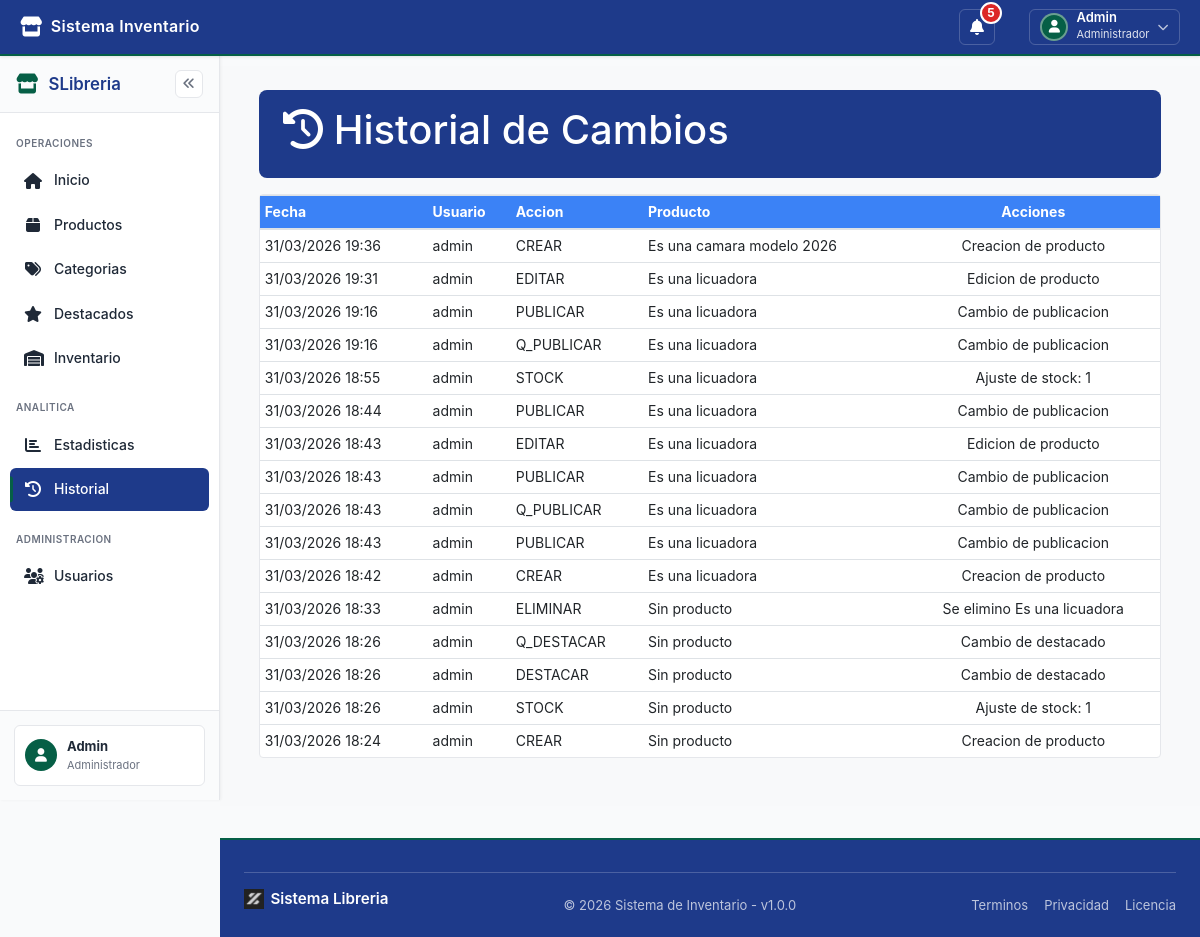
/historial/ (signed in), run on the app's committed database.
### apps/historial/models.py (models this page shows, shortened)
class CambioProducto(models.Model):
	ACCION_CHOICES = [
		('CREAR', 'Crear'),
		('EDITAR', 'Editar'),
		('ELIMINAR', 'Eliminar'),
		('STOCK', 'Ajuste de stock'),
		('DESTACAR', 'Destacar producto'),
		('Q_DESTACAR', 'Quitar destacado'),
		('PUBLICAR', 'Publicar producto'),
		('Q_PUBLICAR', 'Quitar publicacion'),
	]
	producto = models.ForeignKey('productos.Producto', on_delete=models.SET_NULL, null=True, blank=True)
	usuario = models.ForeignKey('auth.User', on_delete=models.SET_NULL, null=True, blank=True)
	accion = models.CharField(max_length=20, choices=ACCION_CHOICES)
	descripcion = models.TextField(blank=True)
	fecha = models.DateTimeField(auto_now_add=True)
	class Meta:
		ordering = ['-fecha']

### apps/productos/models.py (models this page shows, shortened)
class Producto(models.Model):
	codigo = models.CharField(max_length=30, unique=True)
	nombre = models.CharField(max_length=140, default='')
	detalle = models.CharField(max_length=220)
	imagen = models.ImageField(upload_to='productos/', blank=True, null=True)
	imagen_url = models.URLField(blank=True)
	categoria = models.ForeignKey('categorias.Categoria', on_delete=models.PROTECT, related_name='productos')
	stock_unidad = models.PositiveIntegerField(default=0)
	unidades_por_caja = models.PositiveIntegerField(default=1)
	precio_usd = models.DecimalField(max_digits=10, decimal_places=2, default=0)
	precio_caja_bs = models.DecimalField(max_digits=10, decimal_places=2, default=0)
	activo = models.BooleanField(default=True)
	publicado = models.BooleanField(default=False)
	destacado = models.BooleanField(default=False)
	fecha_creacion = models.DateTimeField(auto_now_add=True)
	fecha_actualizacion = models.DateTimeField(auto_now=True)
	class Meta:
		ordering = ['-fecha_creacion']

### apps/historial/views.py (the view)
# urls.py: path('', historial_cambios, name='historial_cambios'),
@login_required
def historial_cambios(request):
    cambios = CambioProducto.objects.select_related('producto', 'usuario').all()
    return render(request, 'historial/historial.html', {'cambios': cambios})

### templates/historial/historial.html (shortened to what this page needs)
{% extends 'base/base.html' %}
{% load static %}
{% block estilos_extra %}
<link rel="stylesheet" href="{% static 'css/historial/historial.css' %}">
<link rel="stylesheet" href="{% static 'css/historial/modals/crear.css' %}">
<link rel="stylesheet" href="{% static 'css/historial/modals/ver.css' %}">
<link rel="stylesheet" href="{% static 'css/historial/modals/editar.css' %}">
<link rel="stylesheet" href="{% static 'css/historial/modals/eliminar.css' %}">
{% endblock %}
{% block contenido %}
<div class="container-fluid gestion-wrap">
    <div class="page-header">
        <h1><i class="fas fa-history"></i> Historial de Cambios</h1>
    </div>
    <div class="card">
        <div class="table-responsive">
            <table class="table table-sm mb-0">
                <thead>
                    <tr><th>Fecha</th><th>Usuario</th><th>Accion</th><th>Producto</th><th class="text-center">Acciones</th></tr>
                </thead>
                <tbody>
                    {% for item in cambios %}
                    <tr>
                        <td>{{ item.fecha|date:'d/m/Y H:i' }}</td>
                        <td>{{ item.usuario.username|default:'Sistema' }}</td>
                        <td>{{ item.accion }}</td>
                        <td>{{ item.producto.detalle|default:'Sin producto' }}</td>
                        <td class="text-center">{{ item.descripcion|default:'-' }}</td>
                    </tr>
                    {% empty %}
                    <tr><td colspan="5" class="text-center py-3 text-muted">No hay cambios registrados.</td></tr>
                    {% endfor %}
                </tbody>
            </table>
        </div>
    </div>
</div>
{% endblock %}

### templates/base/base.html (shortened to what this page needs)
{% load static %}
<!DOCTYPE html>
<html lang="es">
<head>
    <link rel="stylesheet" href="https://maxcdn.bootstrapcdn.com/bootstrap/4.5.2/css/bootstrap.min.css">
    <link rel="stylesheet" href="https://cdnjs.cloudflare.com/ajax/libs/font-awesome/6.4.0/css/all.min.css">
    <link rel="stylesheet" href="{% static 'css/estilos.css' %}">
    <link rel="stylesheet" href="{% static 'css/base/base.css' %}">
    <link rel="stylesheet" href="{% static 'css/componentes/navbar.css' %}">
    <link rel="stylesheet" href="{% static 'css/componentes/sidebar.css' %}">
    <link rel="stylesheet" href="{% static 'css/componentes/footer.css' %}">
    {% block estilos_extra %}{% endblock %}
</head>
<body>
    {% if user.is_authenticated %}
        {% include 'componentes/navbar.html' %}
        {% include 'componentes/sidebar.html' %}
    {% endif %}
    <div class="{% if user.is_authenticated %}main-container{% endif %}">
        <div class="content{% if not user.is_authenticated %} p-0{% endif %}">
            {% block contenido %}{% endblock %}
        </div>
    </div>
    {% if user.is_authenticated %}
        {% include 'componentes/footer.html' %}
    {% endif %}
</body>
</html>

### templates/componentes/navbar.html (shortened to what this page needs)
<nav class="navbar navbar-principal">
    <div class="navbar-container">
        <div class="navbar-left">
            <div class="navbar-logo">
                <a href="{% url 'core:inicio' %}">
                    <i class="fas fa-store"></i>
                    <span class="navbar-brand-text">Sistema Inventario</span>
                </a>
            </div>
        </div>
        <div class="navbar-right">
            <div class="navbar-notificaciones">
                <button class="navbar-icon-btn" id="notificacionesBtn" title="Notificaciones">
                    <i class="fas fa-bell"></i>
                    <span class="badge" id="notificacionesBadge">5</span>
                </button>
            </div>
            <div class="navbar-usuario">
                <button class="navbar-user-btn" id="usuarioBtn" title="Mi cuenta">
                    <div class="user-avatar"><i class="fas fa-user"></i></div>
                    <div class="user-info">
                        <span class="user-name">{{ user.username|title }}</span>
                        <span class="user-role">{% if user.is_staff %}Administrador{% else %}Usuario{% endif %}</span>
                    </div>
                    <i class="fas fa-chevron-down"></i>
                </button>
            </div>
        </div>
    </div>
</nav>

### templates/componentes/sidebar.html
<aside class="sidebar" id="sidebar">
    <div class="sidebar-header">
        <div class="sidebar-brand">
            <i class="fas fa-store"></i>
            <span class="sidebar-brand-text">SLibreria</span>
        </div>
        <button class="sidebar-collapse-btn" id="sidebarCollapseBtn" title="Colapsar menu">
            <i class="fas fa-angles-left"></i>
        </button>
    </div>
    <nav class="sidebar-nav">
        <ul class="sidebar-menu">
            <li class="sidebar-section"><span class="sidebar-section-title">OPERACIONES</span></li>
            <li class="sidebar-item">
                <a href="{% url 'core:inicio' %}" class="sidebar-link {% if request.path == '/' %}active{% endif %}">
                    <i class="fas fa-home"></i><span>Inicio</span>
                </a>
            </li>
            <li class="sidebar-item">
                <a href="{% url 'productos:listar_productos' %}" class="sidebar-link {% if '/productos/' in request.path %}active{% endif %}">
                    <i class="fas fa-box"></i><span>Productos</span>
                </a>
            </li>
            <li class="sidebar-item">
                <a href="{% url 'categorias:listar_categorias' %}" class="sidebar-link {% if '/categorias/' in request.path %}active{% endif %}">
                    <i class="fas fa-tags"></i><span>Categorias</span>
                </a>
            </li>
            <li class="sidebar-item">
                <a href="{% url 'destacados:listar_destacados' %}" class="sidebar-link {% if '/destacados/' in request.path %}active{% endif %}">
                    <i class="fas fa-star"></i><span>Destacados</span>
                </a>
            </li>
            <li class="sidebar-item">
                <a href="{% url 'stock:control_stock' %}" class="sidebar-link {% if '/stock/' in request.path %}active{% endif %}">
                    <i class="fas fa-warehouse"></i><span>Inventario</span>
                </a>
            </li>
            <li class="sidebar-section"><span class="sidebar-section-title">ANALITICA</span></li>
            <li class="sidebar-item">
                <a href="{% url 'estadisticas:estadisticas_basicas' %}" class="sidebar-link {% if '/estadisticas/' in request.path %}active{% endif %}">
                    <i class="fas fa-chart-bar"></i><span>Estadisticas</span>
                </a>
            </li>
            <li class="sidebar-item">
                <a href="{% url 'historial:historial_cambios' %}" class="sidebar-link {% if '/historial/' in request.path %}active{% endif %}">
                    <i class="fas fa-history"></i><span>Historial</span>
                </a>
            </li>
            {% if user.is_staff %}
            <li class="sidebar-section"><span class="sidebar-section-title">ADMINISTRACION</span></li>
            <li class="sidebar-item">
                <a href="{% url 'core:registro' %}" class="sidebar-link {% if '/registro/' in request.path %}active{% endif %}">
                    <i class="fas fa-users-cog"></i><span>Usuarios</span>
                </a>
            </li>
            {% endif %}
        </ul>
    </nav>
    <div class="sidebar-footer">
        <div class="sidebar-user">
            <div class="sidebar-user-avatar"><i class="fas fa-user"></i></div>
            <div class="sidebar-user-info">
                <strong>{{ user.username|title }}</strong>
                <small>{% if user.is_staff %}Administrador{% else %}Usuario{% endif %}</small>
            </div>
        </div>
    </div>
</aside>

### templates/componentes/footer.html
{% load static %}
<footer class="footer">
    <div class="footer-container">
        <div class="footer-bottom">
            <div class="footer-section">
                <h4><img src="{% static 'img/logoAlmacen.png' %}" alt="Logo" class="footer-logo"> Sistema Libreria</h4>
            </div>
            <p>&copy; 2026 Sistema de Inventario - v1.0.0</p>
            <div class="footer-legal">
                <a href="#">Terminos</a>
                <a href="#">Privacidad</a>
                <a href="#">Licencia</a>
            </div>
        </div>
    </div>
</footer>

### static/css/estilos.css (style rules this page uses)
:root { --color-primario: #1e3a8a; --color-primario-hover: #1e40af; --color-secundario: #065f46; --color-secundario-hover: #047857; --color-exito: #059669; --color-peligro: #dc2626; --color-advertencia: #d97706; --color-info: #0891b2; --color-fondo: #f9fafb; --color-texto: #1f2937; --color-texto-secundario: #6b7280; --color-blanco: #ffffff; --color-gris-claro: #e5e7eb; --color-gris-oscuro: #4b5563; --color-borde: #e5e7eb; --fuente-principal: -apple-system, BlinkMacSystemFont, 'Segoe UI', Roboto, 'Helvetica Neue', Arial, sans-serif; --radio-borde: 6px; --radio-sm: 4px; --radio-md: 6px; --radio-lg: 8px; --sombra: 0 1px 3px rgba(0, 0, 0, 0.1); --sombra-hover: 0 4px 6px rgba(0, 0, 0, 0.1); --transicion: all 0.2s ease; }
* { margin: 0; padding: 0; box-sizing: border-box; }
body { font-family: var(--fuente-principal); background-color: var(--color-fondo); color: var(--color-texto); line-height: 1.6; font-size: 14px; }

### static/css/base/base.css (style rules this page uses)
.main-container { margin-left: 220px; margin-top: 10px; transition: margin-left 0.2s ease; }
.content { padding: 1.5rem; min-height: calc(100vh - 60px); background: #f8f9fa; }

### static/css/componentes/navbar.css (style rules this page uses)
.navbar-principal { background: var(--color-primario); box-shadow: 0 1px 3px rgba(0, 0, 0, 0.1); padding: 0; position: sticky; top: 0; z-index: 1030; height: 56px; border-bottom: 2px solid var(--color-secundario); }
.navbar-container { display: flex; justify-content: space-between; align-items: center; width: 100%; margin: 0; padding: 0 1.25rem; gap: 1rem; height: 100%; }
.navbar-left { display: flex; align-items: center; gap: 0.75rem; }
.navbar-logo a { display: flex; align-items: center; gap: 0.5rem; color: white; text-decoration: none; font-size: 1rem; font-weight: 600; letter-spacing: 0.3px; transition: opacity 0.15s ease; }
.navbar-logo i { font-size: 1.25rem; }
.navbar-brand-text { white-space: nowrap; }
.navbar-right { display: flex; align-items: center; gap: 0.625rem; margin-left: auto; }
.navbar-notificaciones { position: relative; }
.navbar-icon-btn { background: transparent; border: 1px solid rgba(255, 255, 255, 0.2); color: white; font-size: 1rem; cursor: pointer; padding: 0.5rem; border-radius: var(--radio-md); transition: all 0.15s ease; position: relative; display: flex; align-items: center; justify-content: center; width: 36px; height: 36px; }
.badge { position: absolute; top: -4px; right: -4px; background: var(--color-peligro); color: white; border-radius: 10px; padding: 2px 5px; font-size: 0.65rem; font-weight: 600; border: 2px solid var(--color-primario); min-width: 16px; text-align: center; }
.navbar-usuario { position: relative; }
.navbar-user-btn { background: transparent; border: 1px solid rgba(255, 255, 255, 0.2); color: white; cursor: pointer; padding: 0.35rem 0.65rem; border-radius: var(--radio-md); transition: all 0.15s ease; display: flex; align-items: center; gap: 0.5rem; height: 36px; }
.user-avatar { width: 28px; height: 28px; border-radius: 50%; background: var(--color-secundario); display: flex; align-items: center; justify-content: center; font-size: 0.8rem; border: 2px solid rgba(255, 255, 255, 0.4); }
.user-info { display: flex; flex-direction: column; align-items: flex-start; text-align: left; }
.user-name { font-size: 0.8125rem; font-weight: 600; line-height: 1.2; }
.user-role { font-size: 0.6875rem; opacity: 0.85; }
.navbar-user-btn i.fa-chevron-down { font-size: 0.7rem; opacity: 0.7; }
.navbar-notificaciones { position: relative; margin-right: 1.5rem; }
.navbar-notificaciones .badge { position: absolute; top: -8px; right: -8px; background-color: #dc2626; color: white; border-radius: 50%; width: 22px; height: 22px; display: none; align-items: center; justify-content: center; font-size: 0.75rem; font-weight: bold; border: 2px solid white; }
.navbar-notificaciones .badge:not(:empty) { display: flex; }

### static/css/historial/historial.css (style rules this page uses)
.gestion-wrap .page-header { margin-bottom: 1rem; padding: 1rem 1.5rem; border-radius: 0.5rem; color: #fff; background: #1e3a8a; }
.gestion-wrap .card { border: 1px solid #e5e7eb; }
.gestion-wrap thead { background: #3b82f6; color: #fff; }

### data on the page
CambioProducto: fecha "31/03/2026 19:36", usuario.username "admin", accion "CREAR", producto.detalle "Es una camara modelo 2026", descripcion "Creacion de producto"
CambioProducto: fecha "31/03/2026 19:31", usuario.username "admin", accion "EDITAR", producto.detalle "Es una licuadora", descripcion "Edicion de producto"
CambioProducto: fecha "31/03/2026 19:16", usuario.username "admin", accion "PUBLICAR", producto.detalle "Es una licuadora", descripcion "Cambio de publicacion"
CambioProducto: fecha "31/03/2026 19:16", usuario.username "admin", accion "Q_PUBLICAR", producto.detalle "Es una licuadora", descripcion "Cambio de publicacion"
CambioProducto: fecha "31/03/2026 18:55", usuario.username "admin", accion "STOCK", producto.detalle "Es una licuadora", descripcion "Ajuste de stock: 1"
CambioProducto: fecha "31/03/2026 18:44", usuario.username "admin", accion "PUBLICAR", producto.detalle "Es una licuadora", descripcion "Cambio de publicacion"
CambioProducto: fecha "31/03/2026 18:43", usuario.username "admin", accion "EDITAR", producto.detalle "Es una licuadora", descripcion "Edicion de producto"
CambioProducto: fecha "31/03/2026 18:43", usuario.username "admin", accion "PUBLICAR", producto.detalle "Es una licuadora", descripcion "Cambio de publicacion"
CambioProducto: fecha "31/03/2026 18:43", usuario.username "admin", accion "Q_PUBLICAR", producto.detalle "Es una licuadora", descripcion "Cambio de publicacion"
CambioProducto: fecha "31/03/2026 18:43", usuario.username "admin", accion "PUBLICAR", producto.detalle "Es una licuadora", descripcion "Cambio de publicacion"
CambioProducto: fecha "31/03/2026 18:42", usuario.username "admin", accion "CREAR", producto.detalle "Es una licuadora", descripcion "Creacion de producto"
CambioProducto: fecha "31/03/2026 18:33", usuario.username "admin", accion "ELIMINAR", producto.detalle "Sin producto", descripcion "Se elimino Es una licuadora"
CambioProducto: fecha "31/03/2026 18:26", usuario.username "admin", accion "Q_DESTACAR", producto.detalle "Sin producto", descripcion "Cambio de destacado"
CambioProducto: fecha "31/03/2026 18:26", usuario.username "admin", accion "DESTACAR", producto.detalle "Sin producto", descripcion "Cambio de destacado"
CambioProducto: fecha "31/03/2026 18:26", usuario.username "admin", accion "STOCK", producto.detalle "Sin producto", descripcion "Ajuste de stock: 1"
CambioProducto: fecha "31/03/2026 18:24", usuario.username "admin", accion "CREAR", producto.detalle "Sin producto", descripcion "Creacion de producto"

### other printed values
{{ user.username|title }} "Admin"
